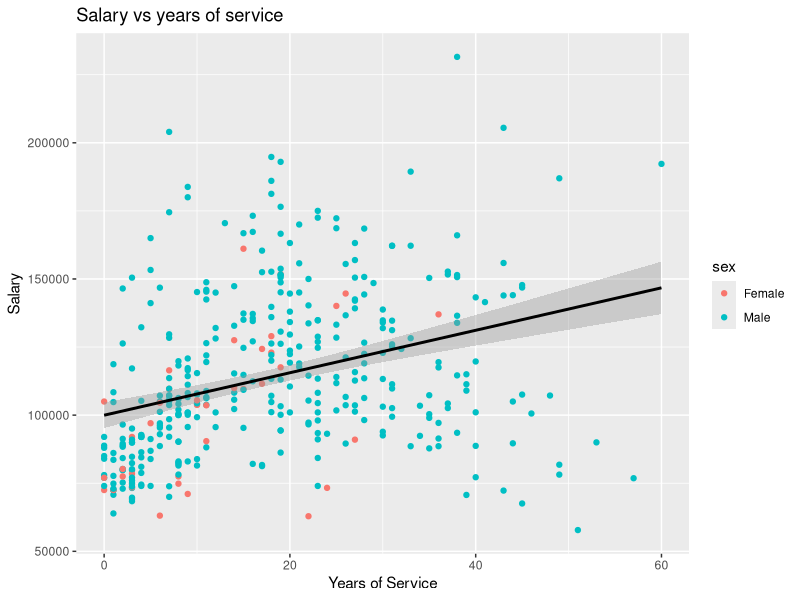
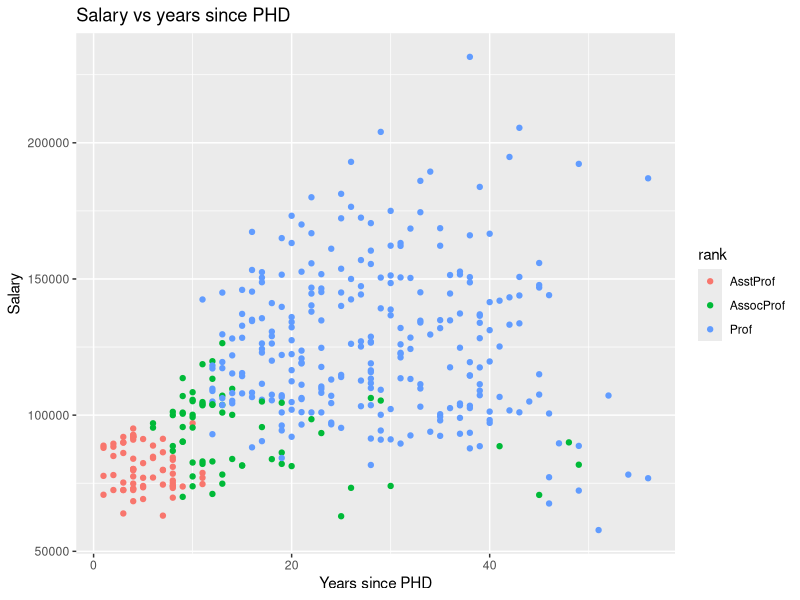
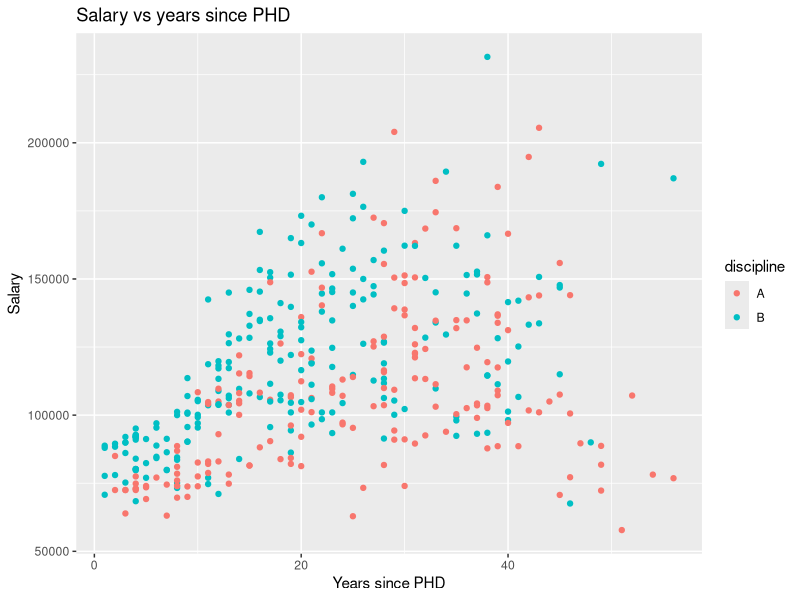
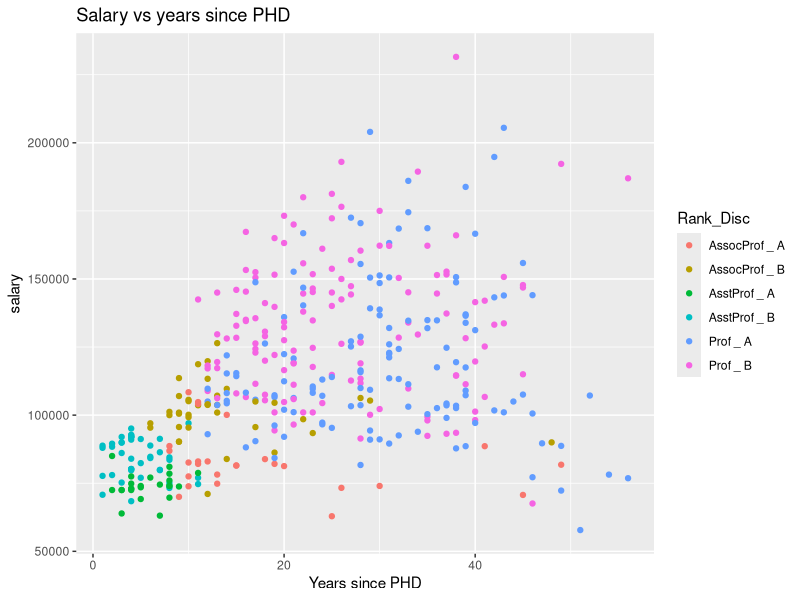
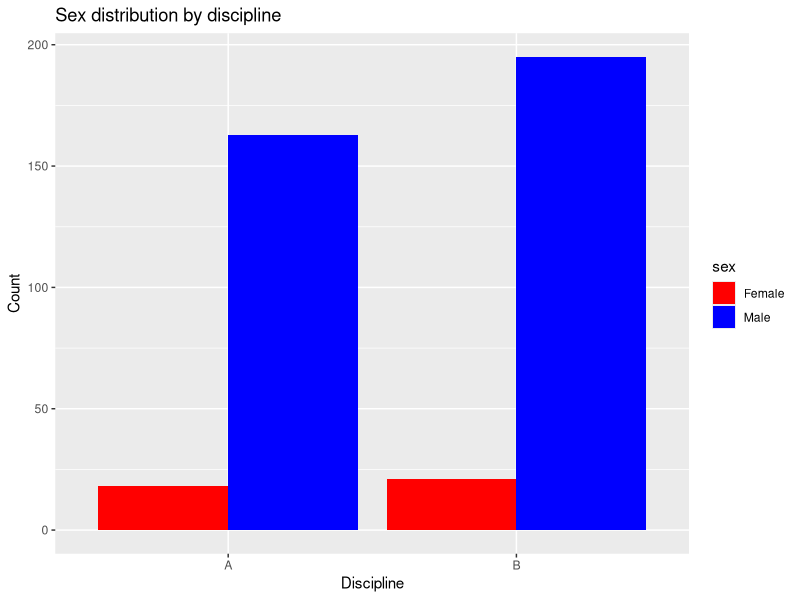
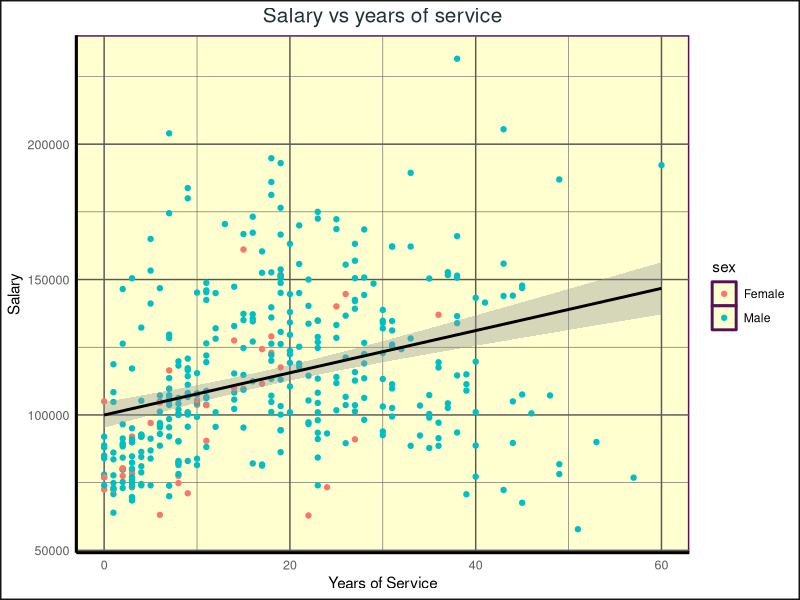
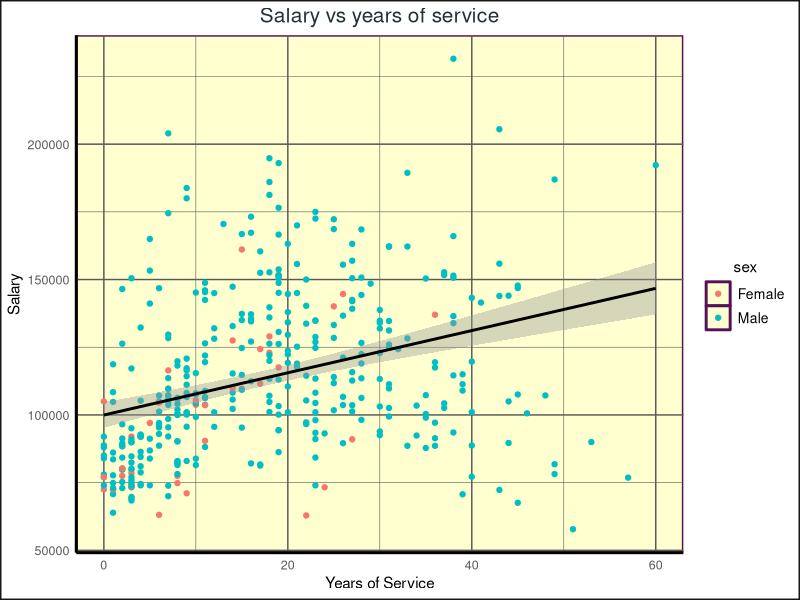
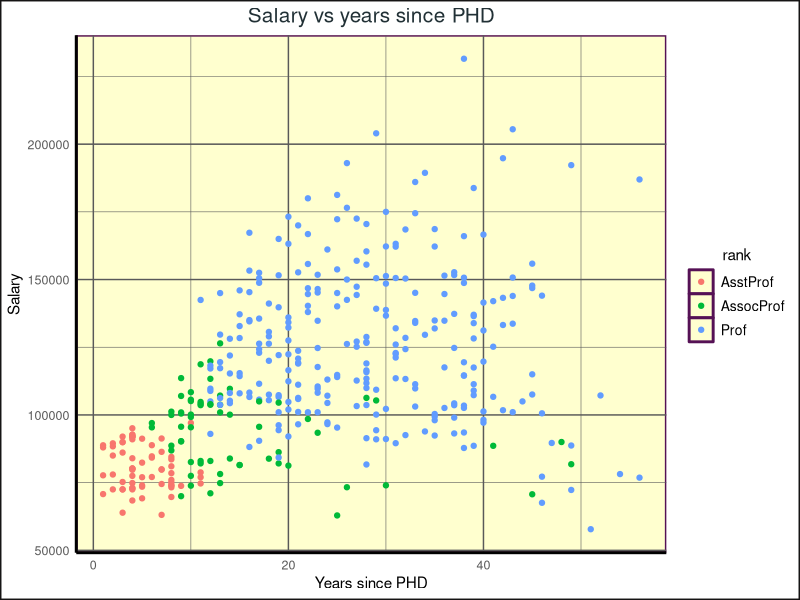

Here is the R script that generated these plots, in order:
## ---- chunk 1
knitr::opts_chunk$set(echo = TRUE, message = FALSE, warning = FALSE)
## ---- chunk 2

requiredPackages = c("ggplot2","dplyr","tidyr","carData")

for(i in requiredPackages){if(!require(i,character.only = TRUE)) install.packages(i)}
for(i in requiredPackages){if(!require(i,character.only = TRUE)) library(i,character.only = TRUE)}

## ---- chunk 3
head(Salaries) # the first 6 observations
## ---- chunk 4
p1 <- ggplot(data=Salaries, aes(x=yrs.service,y = salary, color=sex))+
      geom_point() +
      labs(x = "Years of Service", y = "Salary")+
      ggtitle("Salary vs years of service") + 
      geom_smooth(method = "lm", color = "black")

p1
## ---- chunk 5

p2_1 <- ggplot(data=Salaries, aes(x=yrs.since.phd,y = salary, color=rank))+
      geom_point() +
      labs(x = "Years since PHD", y = "Salary")+
      ggtitle("Salary vs years since PHD")

p2_1
## ---- chunk 6

p2_2 <- ggplot(data=Salaries, aes(x=yrs.since.phd,y = salary, color=discipline))+
      geom_point() +
      labs(x = "Years since PHD",  y = "Salary")+
      ggtitle("Salary vs years since PHD")

p2_2
## ---- chunk 7
Salaries$Rank_Disc <- paste(Salaries$rank,"_", Salaries$discipline) 
# a new variable Rank_Disc is a cross product of rank and discipline

p2_3<-ggplot(data=Salaries, aes(x=yrs.since.phd,y = salary, color=Rank_Disc))+
      geom_point() +
      labs(x = "Years since PHD")+
      ggtitle("Salary vs years since PHD")

p2_3

## ---- chunk 8
p3 <- ggplot(data=Salaries, aes(x=discipline, fill=sex))+
      geom_bar(stat="count", position="dodge") + #add position="dodge" to geom_bar to have the groups next to each other
      labs(x = "Discipline", y = "Count")+
      ggtitle("Sex distribution by discipline") +
      scale_fill_manual(values=c("red", "blue")) 

p3
## ---- chunk 9

theme_mine <- function(){ 
    theme(
          plot.title = element_text(color = "#213035", size = 15, face = 'plain', hjust = 0.5),
          axis.line = element_line(linetype = "solid",size = 1),
          axis.ticks = element_blank(), # no ticks
          axis.text = element_text(colour = "#595959",size = 9),
          
          # background settings
          panel.grid.major = element_line(linetype = "solid",
                                          colour = "#595959",
                                          size = 0.5
                                           ),
          panel.grid.minor = element_line(linetype = "solid",
                                          colour = "#595959",
                                          size = 0.2
                                           ),
          panel.background = element_rect(fill = "#ffffcf", colour = "#551155", size = 1), #panel background
          plot.background = element_rect(colour = "#151414", size = 1), # plot background
          
          strip.background = element_rect(fill = NA),
          strip.text = element_text(colour = "#595959",size = 9),
	
	        legend.key = element_rect(fill = '#ffffcf') # legend rectangle same color as the panel


      )
      }
## ---- chunk 10

p1 + theme_mine()
## ---- chunk 11

guide_mine <- function(){ 
    guides(color =  guide_legend(title.position = "top",
                                  title.hjust = 0.5,
				  label.theme = element_text(size = 10,colour = "black",
				                             angle = 0),
                                     label.position = "right"),  #position relative to the label icon
				  # ncol = 1,
				  # reverse = FALSE,
				  keyheight = 3, # the height of a rectangle
          keywidth = 3,

          # byrow = TRUE,
          # override.aes = list(shape = 15, alpha = 1, size = 8),
          title.theme = element_text(size = 15, # font size
                                     face = "bold", # font sub-type (bold)
                                     colour = "blue", # font color
                                     angle = 90 )) # rotate font box

}
## ---- chunk 12

p1 + theme_mine() + guide_mine()
## ---- chunk 13
p2_1 + theme_mine() + guide_mine()
## ---- chunk 14

p1 + theme_mine() + guide_mine() +
  scale_y_continuous(breaks = seq(0, 250000, by = 50000),
                     labels = format(seq(0, 250000, by = 50000), big.mark = ","),
                     limits = c(50000, 250000),
                 ) +
  scale_x_continuous(breaks = seq(0, 60,10),
                     labels = format(seq(0, 60,10)),
                     limits = c(0, 60),
                 )
   
## ---- chunk 15
p2_1 + theme_mine() + guide_mine() +
  scale_y_continuous(breaks = seq(0, 250000, by = 50000),
                     labels = format(seq(0, 250000, by = 50000), big.mark = ","),
                     limits = c(50000, 250000),
                 ) +
  scale_x_continuous(breaks = seq(0, 60,10),
                     labels = format(seq(0, 60,10)),
                     limits = c(0, 60),
                 )
## ---- chunk 16

p3 + 
  theme(plot.title = element_text(hjust = 0.5),# title to the middle
        panel.background =  # panel background color and size
            element_rect(fill = "#c1b398", colour = "#551155", size = 1),
        plot.background =  # plot background color and size
            element_rect(colour = "#151414", size = 1)) + 
  
  # rescale the y - axis for better resolution
  scale_y_continuous(breaks = seq(0, 200, by = 25),
                     labels = seq(0, 200, by = 25),
                     limits = c(0, 200),
                 )
